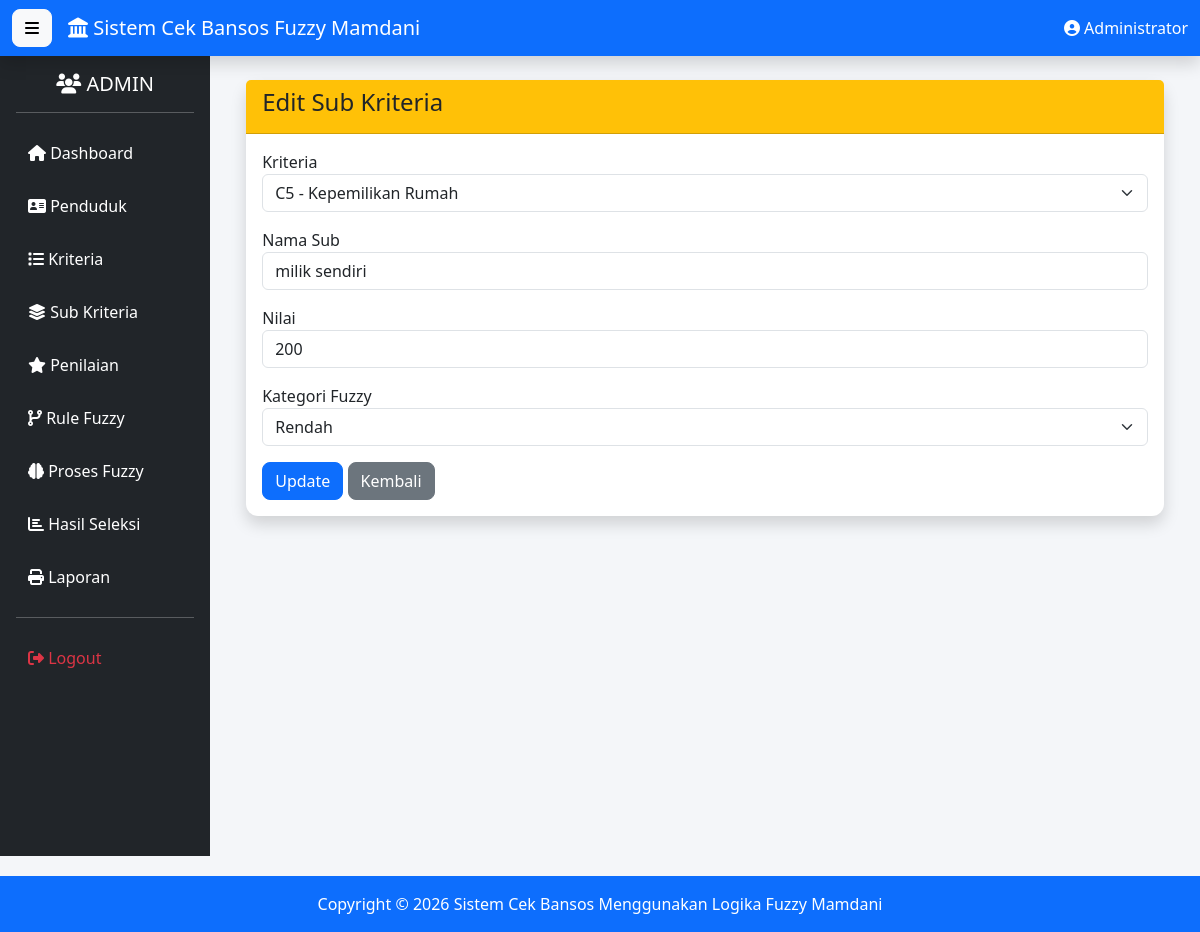
/sub_kriteria/edit.php?id=1 (signed in), run on the app's committed database.
### tables this page shows
CREATE TABLE `sub_kriteria` (
  `id_sub` int(11) NOT NULL,
  `id_kriteria` int(11) DEFAULT NULL,
  `nama_sub` varchar(100) DEFAULT NULL,
  `nilai` int(11) DEFAULT NULL,
  `kategori_fuzzy` varchar(50) DEFAULT NULL
);

CREATE TABLE `kriteria` (
  `id_kriteria` int(11) NOT NULL,
  `nama_kriteria` varchar(100) DEFAULT NULL,
  `kode_kriteria` varchar(10) DEFAULT NULL,
  `bobot` decimal(5,2) DEFAULT NULL,
  `tipe` varchar(20) DEFAULT NULL,
  `keterangan` text DEFAULT NULL
);

### sub_kriteria/edit.php (the view, shortened to what this page needs)
<?php
include "../config/koneksi.php";
$id=$_GET['id'];
$data=mysqli_query($conn,"
SELECT *
FROM sub_kriteria
WHERE id_sub='$id'
");
$d=mysqli_fetch_assoc($data);
$kriteria=mysqli_query($conn,"
SELECT *
FROM kriteria
ORDER BY kode_kriteria ASC
");
include "../template/header.php";
include "../template/navbar.php";
include "../template/sidebar.php";
?>
<div class="container-fluid">
<div class="card shadow">
<div class="card-header bg-warning">
<h4>Edit Sub Kriteria</h4>
</div>
<div class="card-body">
<form action="update.php" method="POST">
<div class="mb-3">
<label>Kriteria</label>
<select
name="id_kriteria"
class="form-select">
<?php
while($k=mysqli_fetch_assoc($kriteria)){
?>
<option
value="<?= $k['id_kriteria']; ?>"
<?=($k['id_kriteria']==$d['id_kriteria'])?"selected":"";?>>
<?= $k['kode_kriteria']; ?>
-
</option>
<?php } ?>
</select>
</div>
<div class="mb-3">
<label>Nama Sub</label>
<input
type="text"
name="nama_sub"
class="form-control"
value="<?= $d['nama_sub']; ?>"
required>
</div>
<div class="mb-3">
<label>Nilai</label>
<input
type="number"
name="nilai"
class="form-control"
value="<?= $d['nilai']; ?>"
required>
</div>
<div class="mb-3">
<label>Kategori Fuzzy</label>
<select
name="kategori_fuzzy"
class="form-select">
<option value="Rendah"
<?=($d['kategori_fuzzy']=="Rendah")?"selected":"";?>>
Rendah
</option>
</select>
</div>
<button class="btn btn-primary">
Update
</button>
<a href="index.php"
class="btn btn-secondary">
Kembali
</a>
</form>
</div>
</div>
</div>
<?php
include "../template/footer.php";
include "../template/script.php";
?>

### assets/css/style.css (style rules this page uses)
body { background:#f4f6f9; font-family:Segoe UI; }
.card { border:none; border-radius:12px; }
.card-header { font-weight:bold; }
.btn { border-radius:8px; }

### data on the page
sub_kriteria: id_kriteria "C5 - Kepemilikan Rumah", nama_sub "milik sendiri", nilai "200", kategori_fuzzy "Rendah"

### other printed values
$_SESSION['nama'] "Administrator"
